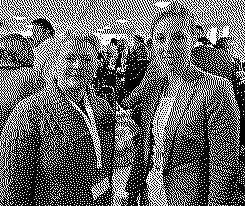
#> input picture IntergralImage/grey_test_image.jpg, 245 x 206 px, found by its file name
$ python haar_cal.py   (Python 2 division)
#> lines starting #> are read from the running program, lines starting #| are printed output that depends on the picture
### IntergralImage/IntegralImage.py
import numpy as np
from PIL import Image
import time

start_time = time.time()

original_mat = np.array(Image.open('grey_test_image.jpg'), dtype=int)

integral_mat = np.zeros(original_mat.shape, dtype=int)


def point_sum(mat , x , y):
    sum  = 0
    a = x
    b = y
    for i in range(a+1):
        for j in range(b+1):
            sum  += mat[i,j]
    return sum


def summed_mat(mat):
    print '************Start calculating Integral Image *************'
    for k in range(mat.shape[0]):
        for l in range(mat.shape[1]):
            integral_mat[k,l] = point_sum(mat,  k, l)
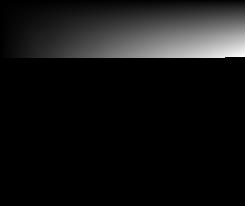
#> integral_mat: shape (206, 245) int64; min 0, max 1949967, mean 148548.7; drawn with min black and max white
    print '.........Done with Integral Image\n'
    return integral_mat


# [10 lines left out: function get_area, not called in this run]

### Haar_features/haar_cal.py
#> (the run stopped early here; a loop or call above may not have finished)
